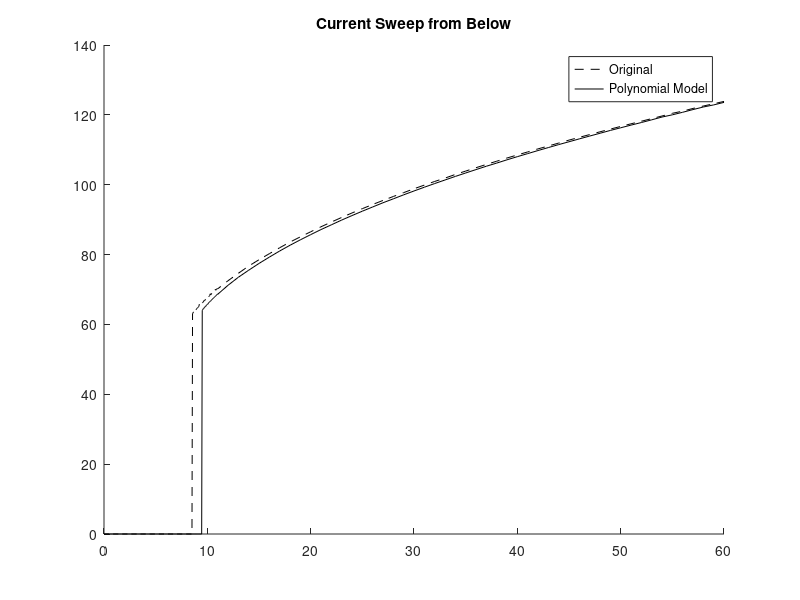
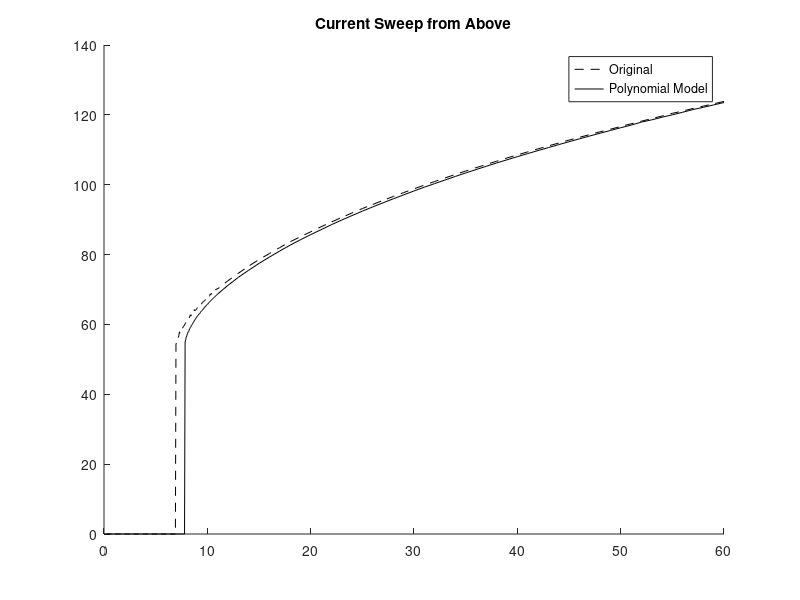
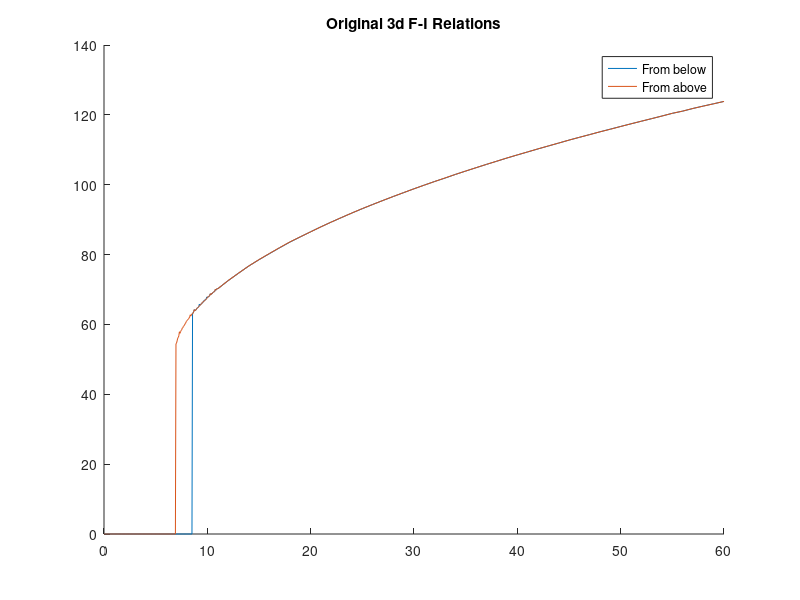
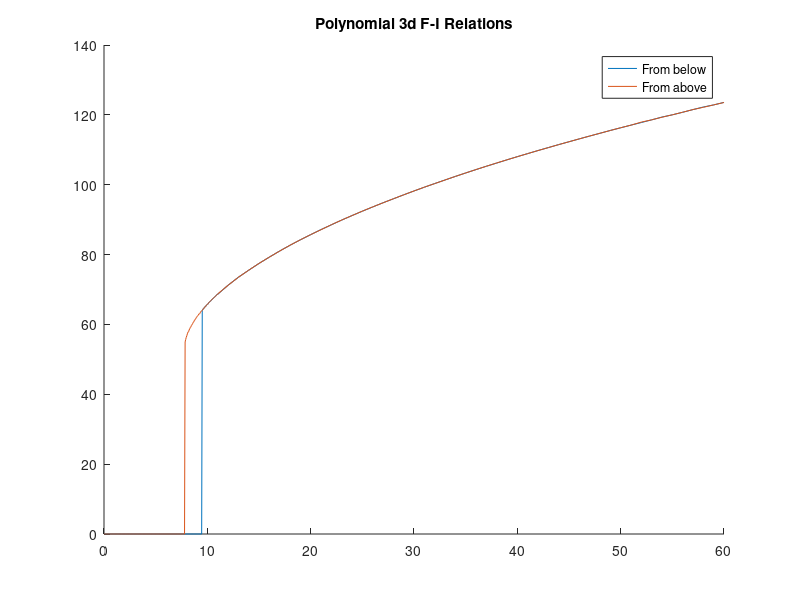

Recreate these plots in MATLAB, in order.
function fi_plots()

fromabove = load("matfiles/fi_results/fromabove_orig.mat");
fromabove_poly = load("matfiles/fi_results/fromabove_poly.mat");

frombelow = load("matfiles/fi_results/frombelow_orig.mat");
frombelow_poly = load("matfiles/fi_results/frombelow_poly.mat");

figure; hold on;
title("Current Sweep from Below");
plot(frombelow.current, frombelow.freqs, 'k--');
plot(frombelow_poly.current, frombelow_poly.freqs, 'k-');
legend("Original", "Polynomial Model");

saveas(gcf, "figs/fi_curves/fi_blw_orig_vs_reg_3d.png")

figure; hold on;
title("Current Sweep from Above");
plot(fromabove.current, fromabove.freqs, 'k--');
plot(fromabove_poly.current, fromabove_poly.freqs, 'k-');
legend("Original", "Polynomial Model");

saveas(gcf, "figs/fi_curves/fi_abv_orig_vs_reg_3d.png")

figure; hold on;
title("Original 3d F-I Relations");
plot(frombelow.current, frombelow.freqs);
plot(fromabove.current, fromabove.freqs);
legend("From below", "From above");

saveas(gcf, "figs/fi_curves/fi_orig_3d.png")

figure; hold on;
title("Polynomial 3d F-I Relations");
plot(frombelow_poly.current, frombelow_poly.freqs);
plot(fromabove_poly.current, fromabove_poly.freqs);
[(1:250)', frombelow_poly.current, frombelow_poly.freqs]
frombelow_poly.initcs(146, :)

legend("From below", "From above");

saveas(gcf, "figs/fi_curves/fi_poly_3d.png")


end
